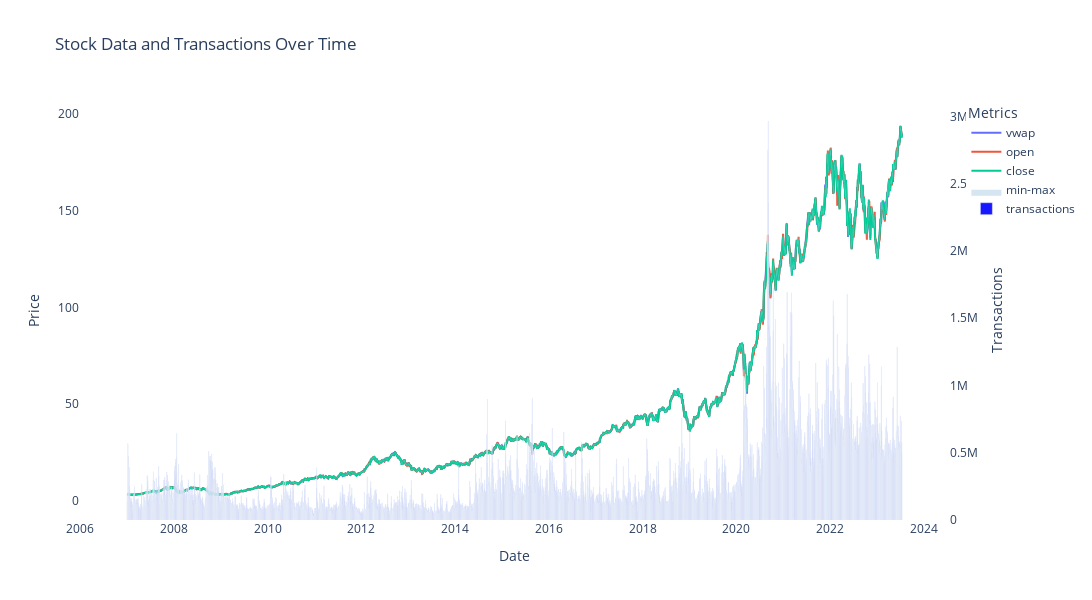

The cell this chart's notebook holds for it:
### Markdown cell above
### Data Visualization

### Code cell
fig = go.Figure()

for column in ['vwap', 'open', 'close']:
    fig.add_trace(go.Scatter(x=df['date'], y=df[column], name=column, mode='lines'))

fig.add_trace(go.Scatter(
    x=df['date'].tolist() + df['date'].tolist()[::-1],
    y=df['high'].tolist() + df['low'].tolist()[::-1],
    fill='toself',
    fillcolor='rgba(172, 204, 227, 0.5)',
    line=dict(color='rgba(255,255,255,0)'),
    name='min-max',
    mode='lines+markers',
    # hoverinfo="skip",
    # showlegend=False
))

fig.add_trace(go.Bar(x=df['date'], y=df['transactions'], name='transactions', yaxis='y2', opacity=0.9, marker=dict(color='blue')))

fig.update_layout(
    title='Stock Data and Transactions Over Time',
    xaxis_title='Date',
    yaxis_title='Price',
    yaxis2=dict(title='Transactions', overlaying='y', side='right'),
    legend_title='Metrics',
    hovermode='x',
    height=600,
    width=1200,
    plot_bgcolor='white', 
    paper_bgcolor='white' 
)

fig.show()

### Figure 1 — Plotly figure (JSON) as saved in the notebook; plotly's stock layout.template omitted (floating-point values rounded to 4 significant figures; data arrays with more than 128 entries replaced by an {"elided": "..."} marker saying what was removed)
{"data": [{"mode": "lines", "name": "vwap", "type": "scatter", "x": {"elided": "4159 str values"}, "y": {"elided": "4159 float values"}}, {"mode": "lines", "name": "open", "type": "scatter", "x": {"elided": "4159 str values"}, "y": {"elided": "4159 float values"}}, {"mode": "lines", "name": "close", "type": "scatter", "x": {"elided": "4159 str values"}, "y": {"elided": "4159 float values"}}, {"fill": "toself", "fillcolor": "rgba(172, 204, 227, 0.5)", "line": {"color": "rgba(255,255,255,0)"}, "mode": "lines+markers", "name": "min-max", "type": "scatter", "x": {"elided": "8318 str values"}, "y": {"elided": "8318 float values"}}, {"marker": {"color": "blue"}, "name": "transactions", "opacity": 0.9, "type": "bar", "x": {"elided": "4159 str values"}, "y": {"elided": "4159 int values"}, "yaxis": "y2"}], "layout": {"height": 600, "hovermode": "x", "legend": {"title": {"text": "Metrics"}}, "paper_bgcolor": "white", "plot_bgcolor": "white", "title": {"text": "Stock Data and Transactions Over Time"}, "width": 1200, "xaxis": {"title": {"text": "Date"}}, "yaxis": {"title": {"text": "Price"}}, "yaxis2": {"overlaying": "y", "side": "right", "title": {"text": "Transactions"}}}}
